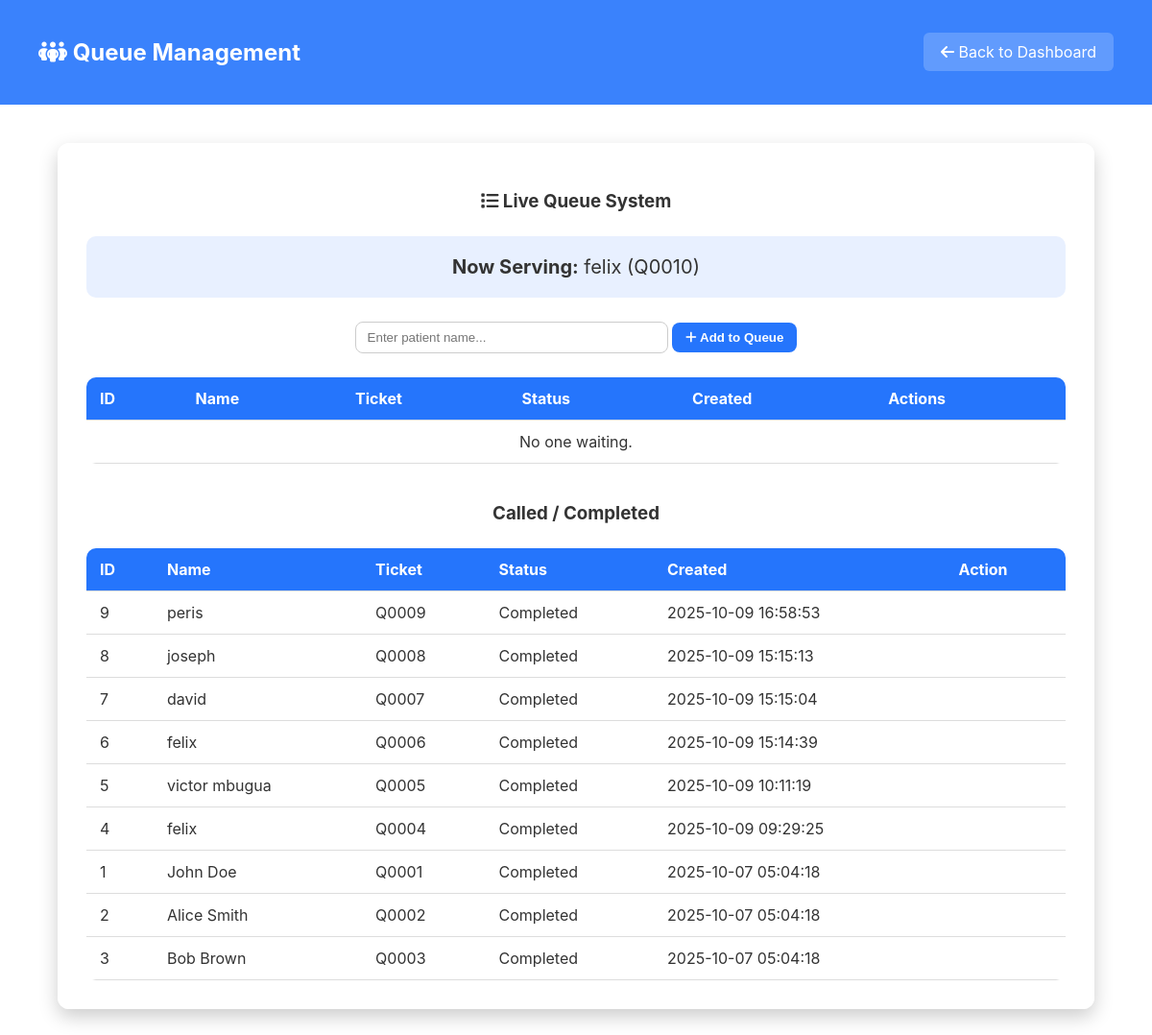
Page /queue.php (signed in) on the committed database.
### tables this page shows
CREATE TABLE `queue` (
  `id` int(11) NOT NULL,
  `patient_id` int(11) DEFAULT NULL,
  `patient_name` varchar(100) DEFAULT NULL,
  `ticket_no` int(11) DEFAULT NULL,
  `ticket_number` varchar(20) DEFAULT NULL,
  `doctor_id` int(11) DEFAULT NULL,
  `status` enum('waiting','serving','called','done','in_progress','completed') NOT NULL DEFAULT 'waiting',
  `created_at` timestamp NOT NULL DEFAULT current_timestamp()
);

### queue.php (the view, shortened to what this page needs)
<?php
$conn = new mysqli("localhost", "root", "", "hospital_db");
$current = $conn->query("SELECT * FROM queue WHERE status='serving' LIMIT 1")->fetch_assoc();
$waiting = $conn->query("SELECT * FROM queue WHERE status='waiting' ORDER BY created_at ASC");
?>
<!DOCTYPE html>
<html lang="en">
<head>
<link rel="stylesheet" href="https://cdnjs.cloudflare.com/ajax/libs/font-awesome/6.5.0/css/all.min.css"/>
</head>
<body>
<header>
  <h2><i class="fa-solid fa-people-group"></i> Queue Management</h2>
  <a href="admin_dashboard.php"><i class="fa-solid fa-arrow-left"></i> Back to Dashboard</a>
</header>
<div class="container">
  <h3><i class="fa-solid fa-list"></i> Live Queue System</h3>
  <div class="now-serving">
    <?php if ($current): ?>
      <strong>Now Serving:</strong> <?= htmlspecialchars($current['patient_name']) ?> (<?= $current['ticket_number'] ?>)
    <?php else: ?>
      <strong>No one is being served right now.</strong>
    <?php endif; ?>
  </div>
  <div class="add-form">
    <form method="POST">
      <input type="text" name="patient_name" placeholder="Enter patient name..." required>
      <button type="submit" name="add_queue"><i class="fa-solid fa-plus"></i> Add to Queue</button>
    </form>
  </div>
  <table>
    <tr>
      <th>ID</th>
      <th>Name</th>
      <th>Ticket</th>
      <th>Status</th>
      <th>Created</th>
      <th>Actions</th>
    </tr>
    <?php if ($waiting->num_rows > 0): ?>
      <?php while ($row = $waiting->fetch_assoc()): ?>
      <tr>
        <td><?= $row['id'] ?></td>
        <td><?= htmlspecialchars($row['patient_name']) ?></td>
        <td><?= $row['ticket_number'] ?></td>
        <td><?= ucfirst($row['status']) ?></td>
        <td><?= $row['created_at'] ?></td>
        <td>
          <a href="?action=serve&id=<?= $row['id'] ?>" class="btn serve">Serve</a>
          <a href="?action=call&id=<?= $row['id'] ?>" class="btn call">Call</a>
          <a href="?action=remove&id=<?= $row['id'] ?>" class="btn remove">Remove</a>
        </td>
      </tr>
      <?php endwhile; ?>
    <?php else: ?>
      <tr><td colspan="6" style="text-align:center;">No one waiting.</td></tr>
    <?php endif; ?>
  </table>
  <h3 style="margin-top:40px;">Called / Completed</h3>
  <table>
    <tr><th>ID</th><th>Name</th><th>Ticket</th><th>Status</th><th>Created</th><th>Action</th></tr>
    <?php
    $merged = $conn->query("SELECT * FROM queue WHERE status IN ('called','completed') ORDER BY created_at DESC");
    if ($merged->num_rows > 0):
        while ($row = $merged->fetch_assoc()):
    ?>
      <tr>
        <td><?= $row['id'] ?></td>
        <td><?= htmlspecialchars($row['patient_name']) ?></td>
        <td><?= $row['ticket_number'] ?></td>
        <td><?= ucfirst($row['status']) ?></td>
        <td><?= $row['created_at'] ?></td>
        <td>
        </td>
      </tr>
    <?php endwhile; else: ?>
      <tr><td colspan="6" style="text-align:center;">No called/completed entries.</td></tr>
    <?php endif; ?>
  </table>
</div>
</body>
</html>

### queue.php (style rules this page uses)
body { font-family: 'Inter', sans-serif; background: url('https://images.unsplash.com/photo-1584467735815-f778f274e296?auto=format&fit=crop&w=1400&q=80') no-repeat center/cover; margin: 0; padding: 0; color: #333; backdrop-filter: blur(5px); }
header { background: rgba(37,117,252,0.9); color: white; padding: 20px 40px; display: flex; justify-content: space-between; align-items: center; }
header a { color: white; background: rgba(255,255,255,0.2); padding: 10px 18px; border-radius: 6px; text-decoration: none; }
.container { width: 85%; margin: 40px auto; background: rgba(255,255,255,0.95); padding: 30px; border-radius: 12px; box-shadow: 0 8px 20px rgba(0,0,0,0.2); }
h3 { text-align: center; margin-bottom: 25px; }
table { width: 100%; border-collapse: collapse; margin-top: 20px; background: white; border-radius: 10px; overflow: hidden; }
th, td { padding: 12px 14px; border-bottom: 1px solid #ddd; text-align: left; }
th { background: #2575fc; color: white; }
.add-form { text-align: center; margin-bottom: 25px; }
input[type="text"] { padding: 8px 12px; border: 1px solid #ccc; border-radius: 8px; width: 300px; }
button { background: #2575fc; color: white; border: none; padding: 8px 14px; border-radius: 8px; cursor: pointer; font-weight: 600; }
.now-serving { background: #e8f0ff; padding: 20px; border-radius: 10px; text-align: center; font-size: 20px; margin-bottom: 25px; }

### rows in the picture
queue: patient_name "felix", ticket_number "Q0010"
queue: id "9", patient_name "peris", ticket_number "Q0009", status "Completed", created_at "2025-10-09 16:58:53"
queue: id "8", patient_name "joseph", ticket_number "Q0008", status "Completed", created_at "2025-10-09 15:15:13"
queue: id "7", patient_name "david", ticket_number "Q0007", status "Completed", created_at "2025-10-09 15:15:04"
queue: id "6", patient_name "felix", ticket_number "Q0006", status "Completed", created_at "2025-10-09 15:14:39"
queue: id "5", patient_name "victor mbugua", ticket_number "Q0005", status "Completed", created_at "2025-10-09 10:11:19"
queue: id "4", patient_name "felix", ticket_number "Q0004", status "Completed", created_at "2025-10-09 09:29:25"
queue: id "1", patient_name "John Doe", ticket_number "Q0001", status "Completed", created_at "2025-10-07 05:04:18"
queue: id "2", patient_name "Alice Smith", ticket_number "Q0002", status "Completed", created_at "2025-10-07 05:04:18"
queue: id "3", patient_name "Bob Brown", ticket_number "Q0003", status "Completed", created_at "2025-10-07 05:04:18"
